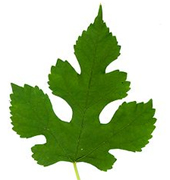
%> input picture src/leaf_training_1.jpg, 170 x 180 px; the run also reads 1 picture not shown here
$ octave mysimilarity2_demo.m   (GNU Octave 9; MATLAB toolbox functions it lacks are replaced by stand-ins)
%> lines starting %> are read from the running program, lines starting %| are printed output that depends on the picture; in (x1, y1, x2, y2) boxes, pixels count from 0 and x2, y2 are one past the last pixel; in counts of white or black regions, pixels touching at a corner belong together; the program's own positions count from 1
### 数字图像处理/mysimilarity2.m
function score = mysimilarity2(f1,f2)
%MYSIMILARITY2 - Compute the similarity of two figures
%
%   score = mysimilarity2(f1,f2)

%% 转灰度图
% 图像1
if size(f1,3) == 3
    f1 = rgb2gray(f1);
end
% 图像2
if size(f2,3) == 3
    f2 = rgb2gray(f2);
end

%% 二值化
% 图像1
if ~islogical(f1)
    f1 = im2bw(f1,graythresh(f1));
end
% 图像2
if ~islogical(f2)
    f2 = im2bw(f2,graythresh(f2));
end

%% 连通域处理：找出图像中最大的物体
% 图像1
CC = regionprops(f1);
Area = zeros(1,numel(CC));
for i=1:numel(CC)
    Area(i) = CC(:).Area;
end
[area,index] = max(Area);
centroid1 = CC(index).Centroid;
f1 = bwareaopen(f1,area); %移除小物体

% 图像2
CC = regionprops(f2);
Area = zeros(1,numel(CC));
for i=1:numel(CC)
    Area(i) = CC(:).Area;
end
[area,index] = max(Area);
centroid2 = CC(index).Centroid;
f2 = bwareaopen(f2,area); %移除小物体

%% 计算边缘到质心距离
% 图像1
B = bwboundaries(f1,'noholes'); %获取边缘点
B = B{1};
dist1 = sqrt((B(:,2)-centroid1(1)).^2+(B(:,1)-centroid1(2)).^2); %计算距离

% 图像2
B = bwboundaries(f2,'noholes'); %获取边缘点
B = B{1};
dist2 = sqrt((B(:,2)-centroid2(1)).^2+(B(:,1)-centroid2(2)).^2); %计算距离

%% 解决伸缩问题和旋转问题
% 插值，使点数相等
nd1 = length(dist1);
nd2 = length(dist2);
if nd1 > nd2
    x = linspace(0,1,nd2);
    xq = linspace(0,1,nd1);
    dist2 = interp1(x,dist2,xq,'spline')';
else
    x = linspace(0,1,nd1);
    xq = linspace(0,1,nd2);
    dist1 = interp1(x,dist1,xq,'spline')';
end
np = length(dist1);
% 对齐，解决旋转问题
temp1 = repmat(dist1,1,np);
temp2 = zeros(np,np);
temp2(:,1) = dist2;
for i=2:np
    temp2(:,i) = [temp2(2:end,i-1);temp2(1,i-1)]; %移位
end
Rxyn = sum(temp1.*temp2); %图像1和图像2的互相关函数
[~,index] = max(Rxyn);
dist2 = temp2(:,index);

%% 计算相似度
R = corrcoef(dist1,dist2); %计算相似度，取值范围0-1
score = R(1,2);

%% 绘图
% 使距离均值相等
dist2 = dist2*mean(dist1)/mean(dist2);
figure;
plot(dist1,'r');
hold on;
plot(dist2,'g');
hold off;

### 数字图像处理/mysimilarity2_demo.m
%mysimilarity2_demo.m
%图片相似度计算示例
%%
clc,clear;
close all;

%% 读取图片
filename1 = 'E:\MATLAB\function\src\leaf_training_1.jpg';
filename2 = 'E:\MATLAB\function\src\leaf_training_2.jpg';
filename3 = 'E:\MATLAB\function\src\leaf_training_3.jpg';
filename4 = 'E:\MATLAB\function\src\leaf_training_4.jpg';
filename5 = 'E:\MATLAB\function\src\leaf_test.jpg';
f1 = imread(filename1);
%> f1 is the input picture: size 180x170x3 uint8; mean R, G, B 179.4, 198.8, 158.3
f2 = imread(filename2);
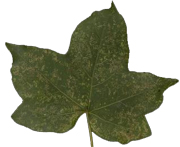
%> input picture src/leaf_training_2.jpg, 180 x 147 px
%> f2 is the input picture: size 147x180x3 uint8; mean R, G, B 163.6, 166.5, 147.3
f3 = imread(filename3);
f4 = imread(filename4);
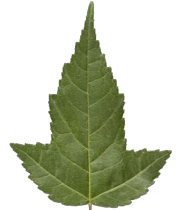
%> input picture src/leaf_training_4.jpg, 180 x 210 px
%> f4 is the input picture: size 210x180x3 uint8; mean R, G, B 197.7, 203, 182.8
f5 = imread(filename5);
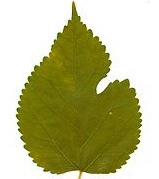
%> input picture src/leaf_test.jpg, 159 x 179 px
%> f5 is the input picture: size 179x159x3 uint8; mean R, G, B 185.9, 185.7, 136.8
figure;
imshow(f1,[]);
figure;
imshow(f2,[]);
figure;
imshow(f3,[]);
figure;
imshow(f4,[]);
figure;
imshow(f5,[]);

%% 负片变换
f1 = imcomplement(f1);
f2 = imcomplement(f2);
f3 = imcomplement(f3);
f4 = imcomplement(f4);
f5 = imcomplement(f5);

%% 计算相似度
score1 = mysimilarity2(f1,f5);
%> in mysimilarity2, `f1 = im2bw(f1,graythresh(f1));`: f1: size 180x170 logical; 38.4% white; 1 white region, box (x1, y1, x2, y2) and area: (9, 5, 157, 172) 11742
%> in mysimilarity2, `f2 = im2bw(f2,graythresh(f2));`:
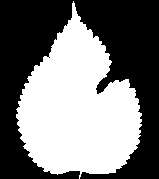
%> f2: size 179x159 logical; 47.1% white; 1 white region
%> in mysimilarity2, `CC = regionprops(f1);`: CC = 1 region; box (x1, y1, x2, y2), Area and Centroid: (9, 5, 157, 172) 11742 [84.4 107.5]
%> the loop in mysimilarity2, `for i=1:numel(CC)` made 1 pass
%> in mysimilarity2, `[area,index] = max(Area);`: area = 11742; index = 1
%> in mysimilarity2, `centroid1 = CC(index).Centroid;`: centroid1 = [84.39 107.5]
%> in mysimilarity2, `CC = regionprops(f2);`: CC = 1 region; box (x1, y1, x2, y2), Area and Centroid: (16, 1, 142, 179) 13415 [78.6 108.8]
%> in mysimilarity2, `[area,index] = max(Area);`: area = 13415
%> in mysimilarity2, `centroid2 = CC(index).Centroid;`: centroid2 = [78.6 108.8]
%> in mysimilarity2, `B = bwboundaries(f1,'noholes');`: B = 1 boundary; box (x1, y1, x2, y2) and points: (9, 5, 157, 172) 785
%> in mysimilarity2, `B = B{1};`: B = 785 rows, first 12: [108 10; 107 11; 107 12; 106 13; 105 12; 104 12; 103 11; 102 12; 101 12; 100 12; 99 11; 98 11]
%> in mysimilarity2, `dist1 = sqrt((B(:,2)-centroid1(1)).^2+(B(:,1)-centroid1(2)).^2);`: dist1 = 785 values, max 103 at index 280, min 11.65 at index 116, mean 56.22
%> in mysimilarity2, `B = bwboundaries(f2,'noholes');`: B = 1 boundary; box (x1, y1, x2, y2) and points: (16, 1, 142, 179) 575
%> in mysimilarity2, `B = B{1};`: B = 575 rows, first 12: [110 17; 109 18; 108 19; 108 20; 107 21; 106 20; 105 20; 104 19; 103 19; 102 19; 102 20; 102 21]
%> in mysimilarity2, `dist2 = sqrt((B(:,2)-centroid2(1)).^2+(B(:,1)-centroid2(2)).^2);`: dist2 = 575 values, max 106.9 at index 145, min 23.58 at index 263, mean 65.24
%> in mysimilarity2, `nd1 = length(dist1);`: nd1 = 785
%> in mysimilarity2, `nd2 = length(dist2);`: nd2 = 575
%> in mysimilarity2, `x = linspace(0,1,nd2);`: x = 575 values from 0 to 1
%> in mysimilarity2, `xq = linspace(0,1,nd1);`: xq = 785 values from 0 to 1
%> in mysimilarity2, `dist2 = interp1(x,dist2,xq,'spline')';`: dist2 = 785 values, max 106.8 at index 198, min 23.56 at index 359, mean 65.24
%> in mysimilarity2, `np = length(dist1);`: np = 785
%> in mysimilarity2, `temp2 = zeros(np,np);`: temp2: size 785x785 double; every value is 0
%> in mysimilarity2, `temp2(:,1) = dist2;`: temp2: size 785x785 double; min 0, max 106.8, mean 0.1
%> after the loop in mysimilarity2, `for i=2:np`:
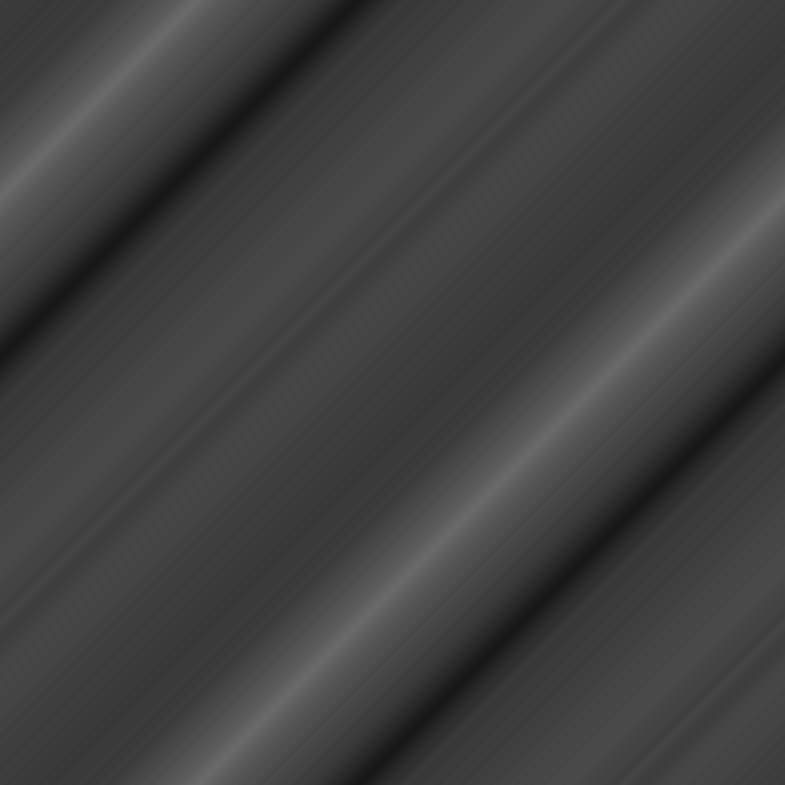
%> temp2: size 785x785 double; min 23.56, max 106.8, mean 65.2
%> in mysimilarity2, `Rxyn = sum(temp1.*temp2);`: Rxyn = 785 values, max 3034346.7 at index 705, min 2715072.8 at index 84, mean 2879204.7
%> in mysimilarity2, `[~,index] = max(Rxyn);`: index = 705
%> in mysimilarity2, `dist2 = temp2(:,index);`: dist2 = 785 values, max 106.8 at index 279, min 23.56 at index 440, mean 65.24
%> in mysimilarity2, `R = corrcoef(dist1,dist2);`: R = [1 0.744; 0.744 1]
%> in mysimilarity2, `score = R(1,2);`: score = 0.744
%> in mysimilarity2, `dist2 = dist2*mean(dist1)/mean(dist2);`: dist2 = 785 values, max 92 at index 279, min 20.3 at index 440, mean 56.22
%> figure, not shown here; curve peaks at x = 280, y = 103; curve peaks at x = 279, y = 92
%> score1 = 0.744
score2 = mysimilarity2(f2,f5);
%> in mysimilarity2 (call 2), `f1 = im2bw(f1,graythresh(f1));`: f1: size 147x180 logical; 51% white; 1 black region
%> in mysimilarity2 (call 2), `CC = regionprops(f1);`: CC = 1 region; box (x1, y1, x2, y2), Area and Centroid: (5, 1, 179, 147) 13483 [87.7 84.1]
%> the loop in mysimilarity2 (call 2), `for i=1:numel(CC)` made 1 pass
%> in mysimilarity2 (call 2), `CC = regionprops(f2);`: CC = 1 region; box (x1, y1, x2, y2), Area and Centroid: (16, 1, 142, 179) 13415 [78.6 108.8]
%> in mysimilarity2 (call 2), `B = B{1};`: B = 577 rows, first 12: [44 6; 43 7; 44 8; 44 9; 44 10; 44 11; 45 12; 45 13; 45 14; 45 15; 45 16; 46 17]
%> in mysimilarity2 (call 2), `B = B{1};`: B = 575 rows, first 12: [110 17; 109 18; 108 19; 108 20; 107 21; 106 20; 105 20; 104 19; 103 19; 102 19; 102 20; 102 21]
%> in mysimilarity2 (call 2), `temp2 = zeros(np,np);`: temp2: size 577x577 double; every value is 0
%> in mysimilarity2 (call 2), `temp2(:,1) = dist2;`: temp2: size 577x577 double; min 0, max 106.5, mean 0.1
%> figure, not shown here; curve peaks at x = 250, y = 91.38; curve peaks at x = 304, y = 106.4
%> score2 = 0.571
score3 = mysimilarity2(f3,f5);
%> in mysimilarity2 (call 3), `f1 = im2bw(f1,graythresh(f1));`: f1: size 179x163 logical; 44.6% white; 2 white regions (1 under 20 px)
%> in mysimilarity2 (call 3), `CC = regionprops(f1);`: CC = 2 regions; box (x1, y1, x2, y2), Area and Centroid: (20, 5, 139, 179) 13003 [82 108.2], (69, 178, 70, 179) 1 [70 179]
%> in mysimilarity2 (call 3), `f1 = bwareaopen(f1,area);`: f1: size 179x163 logical; 44.6% white; 1 white region
%> in mysimilarity2 (call 3), `CC = regionprops(f2);`: CC = 1 region; box (x1, y1, x2, y2), Area and Centroid: (16, 1, 142, 179) 13415 [78.6 108.8]
%> in mysimilarity2 (call 3), `B = B{1};`: B = 510 rows, first 12: [120 21; 120 22; 119 23; 118 22; 117 22; 116 22; 115 22; 115 23; 115 24; 114 25; 113 25; 112 24]
%> in mysimilarity2 (call 3), `B = B{1};`: B = 575 rows, first 12: [110 17; 109 18; 108 19; 108 20; 107 21; 106 20; 105 20; 104 19; 103 19; 102 19; 102 20; 102 21]
%> in mysimilarity2 (call 3), `temp2 = zeros(np,np);`: temp2: size 575x575 double; every value is 0
%> in mysimilarity2 (call 3), `temp2(:,1) = dist2;`: temp2: size 575x575 double; min 0, max 106.9, mean 0.1
%> figure, not shown here; curve peaks at x = 174, y = 102.4; curve peaks at x = 175, y = 107.9
%> score3 = 0.896
score4 = mysimilarity2(f4,f5);
%> in mysimilarity2 (call 4), `f1 = im2bw(f1,graythresh(f1));`: f1: size 210x180 logical; 36.8% white; 1 white region
%> in mysimilarity2 (call 4), `CC = regionprops(f1);`: CC = 1 region; box (x1, y1, x2, y2), Area and Centroid: (10, 1, 172, 210) 13924 [90.1 137.9]
%> the loop in mysimilarity2 (call 4), `for i=1:numel(CC)` made 1 pass
%> in mysimilarity2 (call 4), `[area,index] = max(Area);`: area = 13924; index = 1
%> in mysimilarity2 (call 4), `centroid1 = CC(index).Centroid;`: centroid1 = [90.13 137.9]
%> in mysimilarity2 (call 4), `CC = regionprops(f2);`: CC = 1 region; box (x1, y1, x2, y2), Area and Centroid: (16, 1, 142, 179) 13415 [78.6 108.8]
%> in mysimilarity2 (call 4), `[area,index] = max(Area);`: area = 13415
%> in mysimilarity2 (call 4), `B = bwboundaries(f1,'noholes');`: B = 1 boundary; box (x1, y1, x2, y2) and points: (10, 1, 172, 210) 636
%> in mysimilarity2 (call 4), `B = B{1};`: B = 636 rows, first 12: [144 11; 144 12; 144 13; 144 14; 144 15; 144 16; 144 17; 145 18; 145 19; 145 20; 145 21; 145 22]
%> in mysimilarity2 (call 4), `dist1 = sqrt((B(:,2)-centroid1(1)).^2+(B(:,1)-centroid1(2)).^2);`: dist1 = 636 values, max 135.9 at index 204, min 33.87 at index 353, mean 71.75
%> in mysimilarity2 (call 4), `B = bwboundaries(f2,'noholes');`: B = 1 boundary; box (x1, y1, x2, y2) and points: (16, 1, 142, 179) 575
%> in mysimilarity2 (call 4), `B = B{1};`: B = 575 rows, first 12: [110 17; 109 18; 108 19; 108 20; 107 21; 106 20; 105 20; 104 19; 103 19; 102 19; 102 20; 102 21]
%> in mysimilarity2 (call 4), `dist2 = sqrt((B(:,2)-centroid2(1)).^2+(B(:,1)-centroid2(2)).^2);`: dist2 = 575 values, max 106.9 at index 145, min 23.58 at index 263, mean 65.24
%> in mysimilarity2 (call 4), `nd1 = length(dist1);`: nd1 = 636
%> in mysimilarity2 (call 4), `x = linspace(0,1,nd2);`: x = 575 values from 0 to 1
%> in mysimilarity2 (call 4), `xq = linspace(0,1,nd1);`: xq = 636 values from 0 to 1
%> in mysimilarity2 (call 4), `dist2 = interp1(x,dist2,xq,'spline')';`: dist2 = 636 values, max 106.7 at index 160, min 23.56 at index 291, mean 65.24
%> in mysimilarity2 (call 4), `np = length(dist1);`: np = 636
%> in mysimilarity2 (call 4), `temp2 = zeros(np,np);`: temp2: size 636x636 double; every value is 0
%> in mysimilarity2 (call 4), `temp2(:,1) = dist2;`:
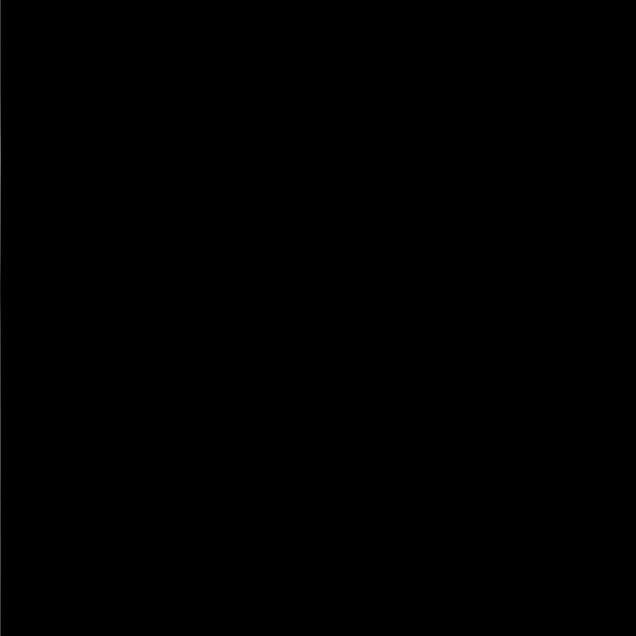
%> temp2: size 636x636 double; min 0, max 106.7, mean 0.1
%> in mysimilarity2 (call 4), `Rxyn = sum(temp1.*temp2);`: Rxyn = 636 values, max 3156255 at index 593, min 2812340.3 at index 95, mean 2977053.4
%> in mysimilarity2 (call 4), `[~,index] = max(Rxyn);`: index = 593
%> in mysimilarity2 (call 4), `dist2 = temp2(:,index);`: dist2 = 636 values, max 106.7 at index 204, min 23.56 at index 335, mean 65.24
%> in mysimilarity2 (call 4), `R = corrcoef(dist1,dist2);`: R = [1 0.894; 0.894 1]
%> in mysimilarity2 (call 4), `score = R(1,2);`: score = 0.894
%> in mysimilarity2 (call 4), `dist2 = dist2*mean(dist1)/mean(dist2);`: dist2 = 636 values, max 117.4 at index 204, min 25.91 at index 335, mean 71.75
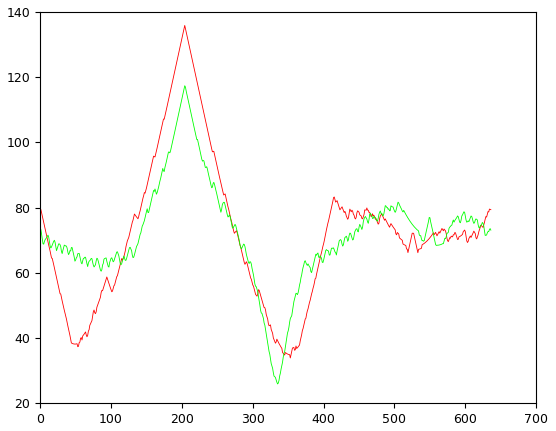
%> figure redrawn from the program's plot data; curve peaks at x = 204, y = 135.9; curve peaks at x = 204, y = 117.4
%> score4 = 0.894
